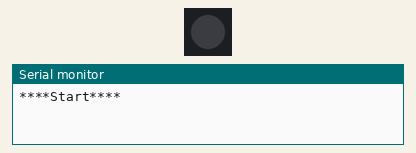
A sketch run on a simulated ESP32. On the bench: 1 RGB LEDs in strip order, left to right, the last lines printed to the serial monitor. Dim RGB values are drawn brighter than linear; WiFi joins after 1.5 s; servers stay silent unless stated.

Above: at 0.4 s.
At 1.9 s:
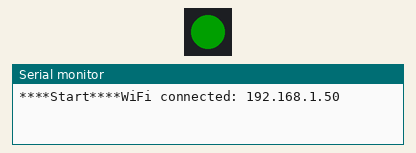
At 38.9 s:
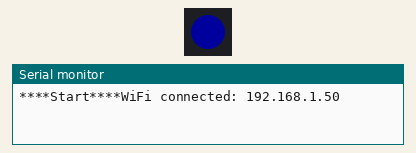
Timing chart, 0 to 40.0 s (numbered marks = the images above):
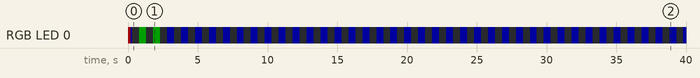

The sketch:

Dud_OnOff_ESP32.ino
```cpp
#include <WiFi.h>
#include <WiFiMulti.h>
#include <Adafruit_NeoPixel.h>
#include "freertos/FreeRTOS.h"
#include "freertos/task.h"

#define PW_SW LED_BUILTIN
WiFiMulti wifiMulti;
Adafruit_NeoPixel rgb0 (1, 15, NEO_GRB + NEO_KHZ800 );
bool nState = 0;

// WiFi connect timeout per AP. Increase when connecting takes longer.
bool bConnected = false;
uint nCurrent_mA = 0;
#define bCurrent (nCurrent_mA > 10)
const char* host = "Dud_OnOff";
#define LED_VAL_R ( 0xFF0000 )
#define LED_VAL_G ( 0x00FF00 )
#define LED_VAL_B ( 0x0000FF )

#define RED		   (LED_VAL_R)
#define GREEN 	 (LED_VAL_G)
#define BLUE	   (LED_VAL_B)
#define YELLOW	 (LED_VAL_R | LED_VAL_G)
#define CYAN	   (LED_VAL_G | LED_VAL_B)
#define MAGENTA	 (LED_VAL_R | LED_VAL_B)
#define WHITE	   (LED_VAL_R | LED_VAL_G | LED_VAL_B)
#define LED_OFF  ( 0 )
void RGB_Show( uint32_t c )
{
  rgb0.setPixelColor( 0, c );
  rgb0.show();
}
void RGB_Begin()
{
  rgb0.begin();
  rgb0.clear();
  rgb0.setBrightness( 32 );

  RGB_Show( RED );   delay( 100 );
  RGB_Show( GREEN ); delay( 100 );
  RGB_Show( BLUE );  delay( 100 );
  RGB_Show( WHITE );
}
const uint32_t connectTimeoutMs = 10000;

void notificationTask( void * parameter)
{
  for(;;)
  {
    if( nState )
    {
      // ON
      digitalWrite(PW_SW, HIGH);
      if( bCurrent )
         RGB_Show( RED );
      else
         RGB_Show( YELLOW );
    }
    else
    {
      // OFF
      digitalWrite(PW_SW, LOW);
      RGB_Show( LED_OFF );
    }
    delay(500);

    if( bConnected )
    {
      RGB_Show( BLUE );
    }
    else // disconnected
    {
      RGB_Show( GREEN );
    }
    delay(500);
  }
}

void mainTask( void * parameter)
{
  uint di = 0;
  for(;;)
  {

    if (wifiMulti.run() != WL_CONNECTED)
    {
      bConnected = false;
      Serial.print("WiFi disconnected ");
      Serial.println( di++ );
      delay(1000);
    }
    else
    {
      if( bConnected == false ) // new connection
      {
        Serial.print("WiFi connected: ");
        Serial.println(WiFi.localIP());
      }
      bConnected = true;
      delay(10);
    }
    vTaskDelay(10);
  }

}

void setup()
{
  RGB_Begin();
  Serial.begin(115200);
  delay(10);
  WiFi.mode(WIFI_STA);

  while (!Serial && !Serial.available()) {}
  Serial.printf("****Start****");

  wifiMulti.addAP("D224_2.4G", "1qazxsw2");
  wifiMulti.addAP("4OBEZYAN", "1qazxsw2");
  wifiMulti.addAP("D224", "1qazxsw2");

  xTaskCreatePinnedToCore( notificationTask,  "notificationTask", 1024, NULL, tskIDLE_PRIORITY + 1 , NULL, 1);
  xTaskCreatePinnedToCore( mainTask,          "mainTask",         10240, NULL, tskIDLE_PRIORITY + 1 , NULL, 1);
  //vTaskStartScheduler();
}

uint di = 0;
void loop()
{
  /*
    if (wifiMulti.run() != WL_CONNECTED)
    {
      bConnected = false;
      Serial.print("WiFi disconnected ");
      Serial.println( di++ );
      delay(1000);
    }
    else
    {
      if( bConnected == false ) // new connection
      {
        Serial.print("WiFi connected: ");
        Serial.println(WiFi.localIP());
      }
      bConnected = true;
      delay(10);
    }
    */
}
```

Measured:
- by itself, RGB LED 0: off → RGB(32, 0, 0) at 0.00 s, → RGB(0, 0, 32) 0.20 s later, → off 0.11 s later, → RGB(0, 32, 0) 0.50 s later, … (82 changes in this stretch)
